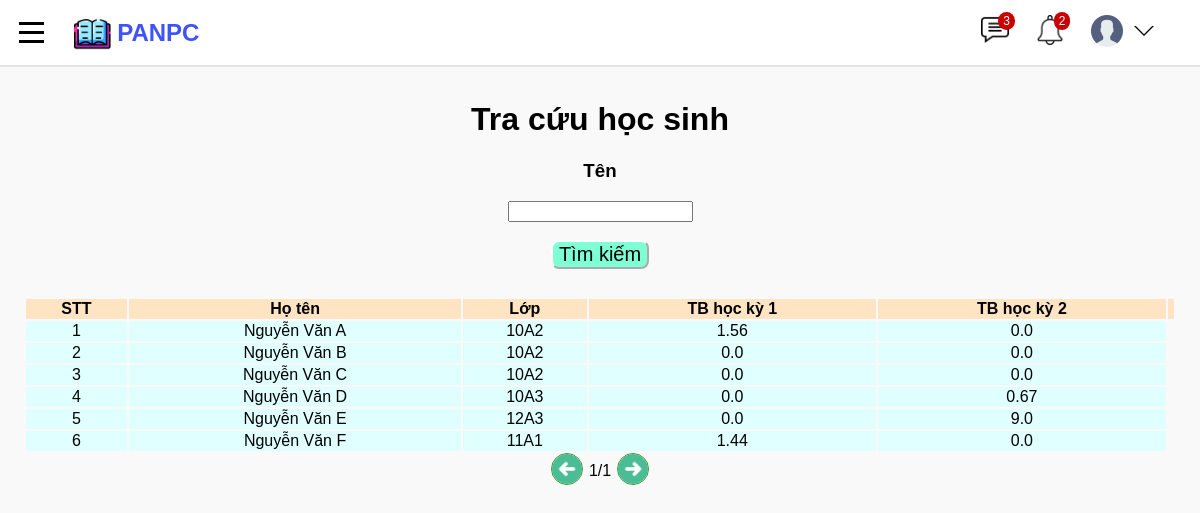
Screenshot of /tracuu/namhoc/namhoc_1 (signed in) with the database file from the repository.
### studentManager/models.py (models this page shows, shortened)
class Student(models.Model):
    user = models.OneToOneField(CustomUser, on_delete=models.CASCADE)
    classOfSchool = models.ManyToManyField(SchoolClass, blank=True)
    def __str__(self):
        return self.user.username

class CustomUser(AbstractUser):
    USER_TYPE = (('1', "Admin"), ('2', "Teacher"), ('3', "Student"))
    SEX_CATELOGY = [("1", "Nam"), ("0", "Nữ")]
    now = date.today
    username = models.CharField(max_length=200, unique=True)
    role = models.CharField(default='1', choices=USER_TYPE, max_length=1)
    is_active = models.BooleanField(default=True)
    is_staff = models.BooleanField(default=False)
    is_superuser = models.BooleanField(default=False)
    name = models.CharField(default='', max_length=200)
    dateOfBirth = models.DateField(default=now)
    sex = models.CharField(default='1', choices=SEX_CATELOGY, max_length=1)
    phone = models.CharField(default='', max_length=20, blank=True)
    email = models.EmailField(max_length=200, unique=True)
    address = models.TextField(default='', blank=True)
    USERNAME_FIELD = "username"
    REQUIRED_FIELDS = []
    objects = CustomUserManager()
    class Meta:
        constraints = [
            models.UniqueConstraint(
                fields=['username', 'email'], name="unique_user")
        ]

class SchoolClass(models.Model):
    classID = models.CharField(max_length=10, null=False, unique=False)
    n_students = models.IntegerField(null=False)
    year = models.ForeignKey(
        Age, null=False, on_delete=models.CASCADE)

### studentManager/views.py (the view)
# urls.py: path("tracuu/namhoc/namhoc_<int:pk>", views.traCuu, name='traCuu'),
@login_required(login_url='loginpage')
def traCuu(request, pk):
    year = Age.objects.get(id=pk)
    marks = Mark.objects.filter(subject__year=year)
    marksFilter = StudentInMarkFilter(request.GET, queryset=marks)
    marks = marksFilter.qs.order_by('student__user__name')
    students = []
    avgMarks1 = []
    avgMarks2 = []
    classOfSchool = []
    marks_in_year = marks
    students_in_year = set([mark.student for mark in marks_in_year])
    print(students_in_year)
    for student in students_in_year:
        students.append(student)
        subjects_in_year = set([mark.subject for mark in marks_in_year])
        m = [trungBinhMon(subject, student) for subject in subjects_in_year]
        s1 = 0
        s2 = 0
        for i in m:
            s1 += i[0]
            s2 += i[1]
        avgMarks1.append(round((s1/len(m)),2))
        avgMarks2.append(round((s2/len(m)),2))
        for c in student.classOfSchool.all():
            if c.year == year:
                classOfSchool.append(c)
                break
    marks = zip(students, classOfSchool, avgMarks1, avgMarks2)
    context = {
        'marks': marks,
        'marksFilter': marksFilter
    }
    return render(request, 'studentManager/traCuu.html', context)

### studentManager/views.py (called while the page is built)
def trungBinhMon(subject, student):
    avgMarks1 = 0
    avgMarks2 = 0
    for mark in Mark.objects.filter(student=student).filter(subject=subject):
        if mark.semester_mark == '1':
            avgMarks1 = round(
                (mark.markFifteen + 2 * mark.markOne + 3 * mark.markFinal) / 6, 2)
        else:
            avgMarks2 = round(
                (mark.markFifteen + 2 * mark.markOne + 3 * mark.markFinal) / 6, 2)
    return avgMarks1, avgMarks2

### studentManager/templates/studentManager/tracuu.html (shortened to what this page needs)
{% extends 'studentManager/base.html' %}
{% load static %}
{% block content %}
<h1 class="label"><center>Tra cứu học sinh</center></h1>
    <div class="card card-body shadow-lg">
        <form method="get" class="main_form-header row">
            <div class="main_form_class col-lg-4">
                <div class="row">
                    <div class="main_form_title col-lg-2">
                        <h3><center>Tên</center></h3>
                    </div>
                    <div class="main_form_select col-lg-8">
                        <center>
                        {{marksFilter.form.name}}
                        </center>
                    </div>
                </div>
            </div>
            <br>
            <div class="main_form_term col-lg-2">
                <div class="row">
                    <center>
                    <button type="submit" class= "button button1" style="border-radius: 8px; font-size: 20px; background-color: aquamarine; border-color:white">
                      Tìm kiếm
                    </button>
                    </center>
                </div>
            </div>
        </form>
    <br>
  </div>
  <table class="table">
    <tbody><tr>
      <th>STT</th>
      <th>Họ tên</th>
      <th>Lớp</th>
      <th>TB học kỳ 1</th>
      <th>TB học kỳ 2</th>
      <th></th>
    </tr>
  {% for student, classOfSchool, avg1, avg2 in marks %}
  <tr class = "list">
      <td>{{ forloop.counter }}</td>
      <td>{{student.user.name}}</td>
      <td>{{classOfSchool.classID}}</td>
      <td>{{avg1}}</td>
      <td>{{avg2}}</td>
  </tr>
  {% endfor %}
  </tbody></table>
  <div class="pagenumber">
    <button class="previous" type="previous">
      <img src="{% static 'images/previous.png' %}">
    </button>
    <p>1/1</p>
    <button class="next" type="next">
      <img src="{% static 'images/next.png' %}">
    </button>
  </div>
{% endblock content %}

### studentManager/static/css/style.css (style rules this page uses)
body { font-family: Arial; margin: 0; padding-top: 80px; padding-left: 24px; padding-right: 24px; background-color: rgb(249, 249, 249); padding-bottom: 50px; text-decoration: none; transition: all 0.15s; }
.table { margin-top: 10px; width: 100%; align-items: center; }
.table tr th { background-color: bisque; text-align: center; }
.list { text-align: center; background-color: lightcyan; }
.pagenumber { height: 36px; display: flex; align-items: center; justify-content: center; }
.pagenumber button { background-color: transparent; border: none; }
.pagenumber button img { height: 30px; cursor: pointer; border: 0.5px solid rgba(0, 128, 0, 0.8); border-radius: 18px; }

### rows the page displays
Student: user.name "Nguyễn Văn A", classID "10A2", avg1 "1.56", avg2 "0.0"
Student: user.name "Nguyễn Văn B", classID "10A2", avg1 "0.0", avg2 "0.0"
Student: user.name "Nguyễn Văn C", classID "10A2", avg1 "0.0", avg2 "0.0"
Student: user.name "Nguyễn Văn D", classID "10A3", avg1 "0.0", avg2 "0.67"
Student: user.name "Nguyễn Văn E", classID "12A3", avg1 "0.0", avg2 "9.0"
Student: user.name "Nguyễn Văn F", classID "11A1", avg1 "1.44", avg2 "0.0"
